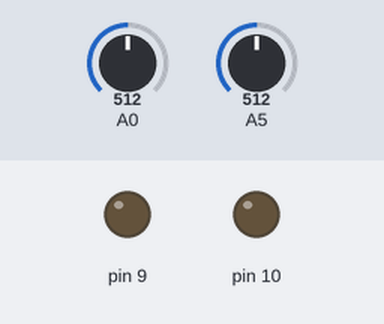
The sketch below on a simulated Arduino Uno, built with avr-gcc and run on an emulated ATmega328P. On the bench: output pins drawn as LEDs (lit = HIGH). The test bench sets the inputs (shaded band); at power-on: A0 = 512, A5 = 512. What the sketch prints to the serial monitor is not drawn.

Above: at 1.2 s.
1.3 s: A0 set to 517
At 2.4 s:
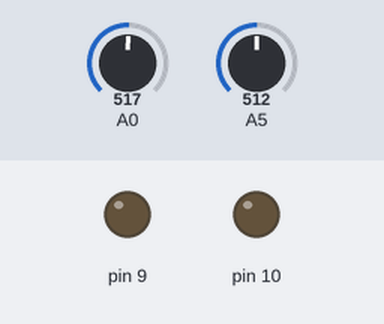
2.8 s: A5 set to 515
At 3.6 s:
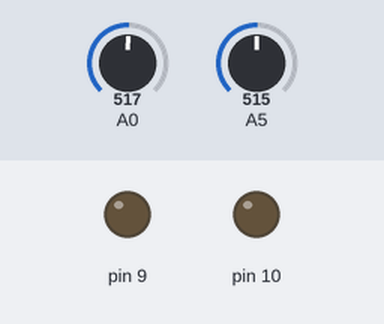
4.3 s: A0 set to 716
6.1 s: A5 set to 716
At 6.8 s:
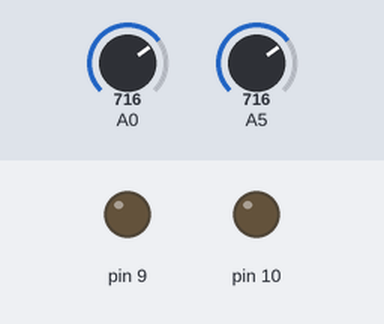
Timing chart, 0 to 8.6 s (numbered marks = the images above; inputs shaded):
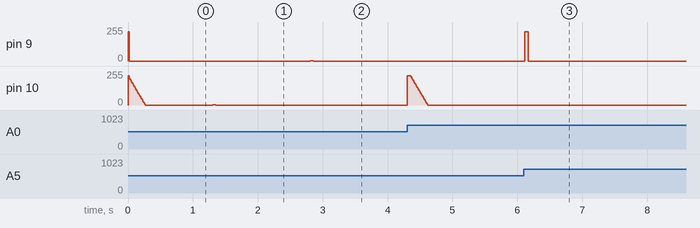

Measured:
- after the input at 1.3 s, pin 10: 0/255 → 3/255 at once, → 0/255 0.05 s later
- after the input at 2.8 s, pin 9: 0/255 → 3/255 at once, → 0/255 0.05 s later
- after the input at 6.1 s, pin 9: 0/255 → 220/255 at once, → 0/255 0.05 s later

The sketch:

_2.ino
```cpp
const int number = 6;
int readingsB[number];
int readingsG[number];

// the setup routine runs once when you press reset:
void setup() {
  // initialize serial communication at 9600 bits per second:
  Serial.begin(9600);

}


void x() {

  for (int i = 0; i < number; i++) {
    readingsB[i] = 0;
    readingsG[i] = 0;
  }

  int secondB = 0;
  int secondG = 0;
  int totalB = 0;
  int totalG = 0;
  int l = 0;
  int a = 0;
  int oldaverage = 0;
  while ( true ) {
    // read the input on analog pin 0:

    int firstB = analogRead(A0);
    int Blueseed = abs(secondB-firstB);

    secondB = firstB;


    //Serial.print("FirstB"); Serial.println(firstB);
    //Serial.print("Blueseed"); Serial.println(Blueseed);


    Blueseed = ((Blueseed-2)*12-20);
    readingsB[1] = constrain(Blueseed, 0, 1023);

    for( int i=0; i<number; i++) {
      if(readingsB[i]>l) l=readingsB[i];
    }


    //int averageB = totalB/number;
    int averageB = l;

    if(averageB < oldaverage-40) averageB=oldaverage-40;


    oldaverage = averageB;

    //Serial.println(averageB);

    int outputValueBlue = map(averageB, 0, 1023, 0, 220);
    //outputValueBlue = 0;

    analogWrite(10, outputValueBlue);

    l = 0;
    totalB = 0;

    /////////////////////////////////////////

    int firstG = analogRead(A5);
    int Greenseed = abs(secondG-firstG);

    secondG = firstG;

    Greenseed = (Greenseed)*12-20;
    readingsG[1] = constrain(Greenseed, 0, 1024);

    for( int i=0; i<number; i++) {
      if(readingsG[i]>a) a=readingsG[i];
    }
    int averageG = a;

    Serial.print("\n");
    Serial.print("B:"); Serial.print(averageB); Serial.print(" G:"); Serial.print(averageG);

    int outputValueGreen = map(averageG, 0, 1023, 0, 220);

    analogWrite(9, outputValueGreen);

    totalG = 0;
    a = 0;

    delay(2);

    for (int i = (number-1); i > 1; i--) {
      readingsB[i] = readingsB[i-1];
      totalB = totalB + readingsB[i];

      readingsG[i] = readingsG[i-1];
      totalG = totalG + readingsG[i];
    }


  }
}

void loop() {
  x();
}
```
